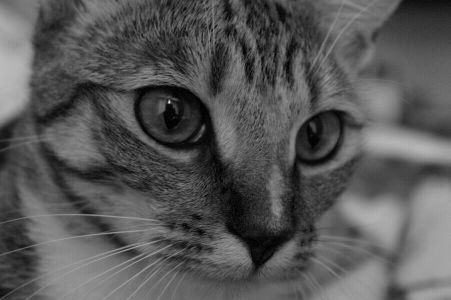
#> input picture 강의자료/[3주차]DIP04_ImageVideoIO_Processing/data/chelsea.png, 451 x 300 px, found by its file name
$ python CV_08_1_resize_flip_concat.py
#> lines starting #> are read from the running program, lines starting #| are printed output that depends on the picture
"""
1. 동작 개요
    1) resize(): 영상의 크기를 변화시킨다.
    2) flip(): 영상을 상하좌우로 뒤집는다.
    3) cv.hconcat(), cv.vconcat(): 크기가 같은 두개 영상을 좌후, 상하로 이어 붙인다.


2. 주요 함수
    1) 영상의 크기를 변경하는 함수, 조절된 영상 = resize()
        확대, 축소하는 알고리즘을 지정할 수 있다. interpolation=cv.INTER_LINEAR
        고정된 크기 지정 방식: cv.resize(영상, (가로, 세로))
        비율(fx, fy)로 지정하기: cv.resize(img, dsize=(0, 0), fx, fy)
    2) 영상 flipping: flip
        cv.flip(img2, 0)     # vertical flip
        cv.flip(img2, 1)     # horizontal flip
        cv.flip(img2, -1)    # vertical & horizontal flip
    3) 영상 이어붙이기:
        c = cv.hconcat([a, b])      # 같은 크기의 영상 어레이 a, b를 가로로 이어 붙여 반환한다.
        c = cv.vconcat([a, b])      # 같은 크기의 영상 어레이 a, b를 세로로 이어 붙여 반환한다.
        c = numpy.concatenate(...)

3. 질문

"""

# ========================================================================================================
# 섹션 0 :  영상이 존재하는 폴더와 파일 이름을 지정하기.
# ========================================================================================================
#Path = 'd:\Work\StudyImages\Images\\'       # \\ 오류 발생 방지. \만 쓰면 오류.
#Path = 'd:/StudyImages/Images/'        # 사용가능
Path = 'd:/Work/StudyImages/Images/'
Path = '../data/'

Name = 'lenna_mono.jpg'     # mono gray 영상. 1채널 영상
Name = 'RGBColors.JPG'
Name = 'lenna.tif'
Name = 'chelsea.png'
#Name = 'monarch.bmp'


FullName = Path + Name


import cv2 as cv
import numpy as np

# ========================================================================================================
# 공통 : 영상 파일을 읽어 들이기
# ========================================================================================================
img = cv.imread(FullName, -1)       # read as is
#> img is the input picture: shape (300, 451); min 0, max 231, mean 86.8
assert img is not None, 'No image file....!'  # 입력 영상을 제대로 읽어오지 못하여 NULL을 반환.
print(f"shape of original image={img.shape}")
#| shape of original image=(300, 451)
cv.imshow(f'0) original:{img.shape}', img)

#"""
# ========================================================================================================
# 실습 1: 영상의 크기를 변경하는 함수, resize()
# 예: cv.resize(영상, (가로*세로)) 영상을 (가로*세로) 크기로 조절하고 싶을 때.
# 주의 사항:
# resize()에 사용하는 사각형의 정보는 width x height이다. row x col을 사용하는 ndarray.shape와 반대이다.
# ========================================================================================================

# 1) 타깃의 크기를 지정하는 방식: 고정된 크기로 조정
width, height = 640, 280    # 크기를 지정하여 조정
resized_img = cv.resize(img, (width, height))
cv.imshow(f'1) fixed: {img.shape}->{resized_img.shape}', resized_img)

# 2) 타깃의 크기를 지정하는 방식: 자체의 속성 정보를 바탕으로 조정. 가로는 늘리고(x1.5) 세로는 줄여(//2) 본다.
width, height = int(img.shape[1]*1.5), (img.shape[0])//2    # //은 몫을 구하는 연산자. int()함수를 써도 같은 결과.
#> width = 676; height = 150
resized_img = cv.resize(img, (width, height))
#> resized_img: shape (150, 676)
cv.imshow(f'2) wxh=1.5x0.5: {img.shape}->{resized_img.shape}', resized_img)

# 3) 가로, 세로 비율로 조정하는 방식. interpolation 알고리즘도 선택해 본다.
fx_r = 2; fy_r = 2
resized_img = cv.resize(img, dsize=(0, 0), fx=fx_r, fy=fy_r, interpolation=cv.INTER_LINEAR)
#> resized_img: shape (600, 902)
cv.imshow(f'3) propotional: fx={fx_r:#.1f}, fy={fy_r:#.1f}, {img.shape}->{resized_img.shape}', resized_img)

# 4) 다른 영상(img)와 같은 크기로 조정(잘못된 방법).
# 그런데 이런 방식으로 하면 세로, 가로 정보가 뒤바뀐다. --- 주의!!! 가로 x 세로
img2 = cv.imread(Path + "colorbar_chart.jpg", -1)       # read as is
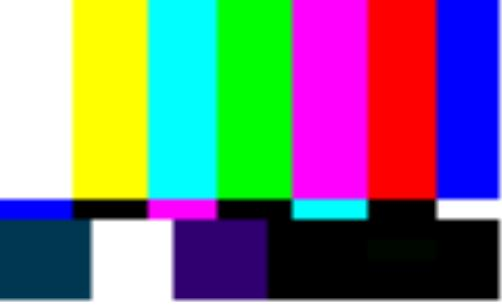
#> input picture 강의자료/[10주차]DIP08_ColorCoordinates/data/colorbar_chart.jpg, 502 x 305 px, found by its file name
#> img2 is the input picture: shape (305, 502, 3); mean B, G, R 128, 120.9, 120.1
print(f'target shape={img2.shape}')
#| target shape=(305, 502, 3)
resized_img = cv.resize(img2, img.shape[0:2])
#> resized_img: shape (451, 300, 3)
cv.imshow(f'4) Incorrect: {img2.shape}->{resized_img.shape}', resized_img)

# 5) 다른 영상(img)와 같은 크기로 조정(올바른 방법).
# ndarray.shape를 사용하려면 row x col의 순서를 바꾸어 주어야 한다.
resized_img = cv.resize(img2, img.shape[1::-1]) # shape[2], shape[1]이 순서대로 만들어진다.=> 가로x세로
#> resized_img: shape (300, 451, 3)
cv.imshow(f'5) As targeted: {img2.shape}->{resized_img.shape}', resized_img)

cv.waitKey(0)
cv.destroyAllWindows()
#exit(0)
#"""


# ========================================================================================================
# 실습 2: 영상 flipping & image stacking
# ========================================================================================================

# 1) image flipping
img_flip_along_x = cv.flip(img, flipCode=0)     # vertical flip. y(세로) 방향의 flip
img_flip_along_y = cv.flip(img, flipCode=1)     # horizontal flip. x(가로) 방향의 flip
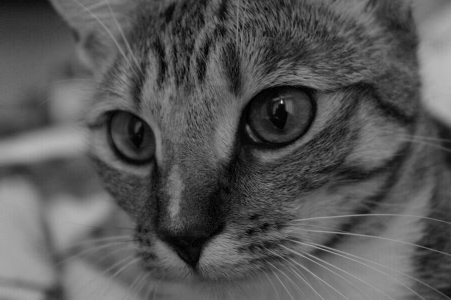
#> img_flip_along_y: shape (300, 451); min 0, max 231, mean 86.8
img_flipped_xy = cv.flip(img, flipCode=-1)      # vertical & horizontal flip
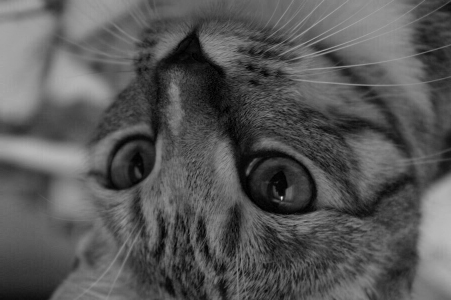
#> img_flipped_xy: shape (300, 451); min 0, max 231, mean 86.8

cv.imshow('1) original image', img)
cv.imshow('2) img_flip_along_x: vertical flip', img_flip_along_x)
cv.imshow('3) img_flip_along_y: horizontal flip', img_flip_along_y)
cv.imshow('4) img_flipped_xy', img_flipped_xy)
cv.waitKey(0)
cv.destroyAllWindows()


# 2) image stacking, 영상 이어붙이기
# To stack horizontally (img1 to the left of img):
#   vis = np.concatenate((img1, img), axis=1)  # axis=1. x축(가로 방향)상으로 이어붙이기
# To stack vertically (img1 over img):
#   vis = np.concatenate((img1, img), axis=0)  # axis=0. y축(세로 방향)상으로 이어붙이기

# 각각 2개씩 가로 방향으로 이어 붙인다.
upper = np.concatenate((img, img_flip_along_y), axis=1)        # axis=1. x축(가로 방향)상으로 이어붙이기
lower = np.concatenate((img_flip_along_x, img_flipped_xy), axis=1)
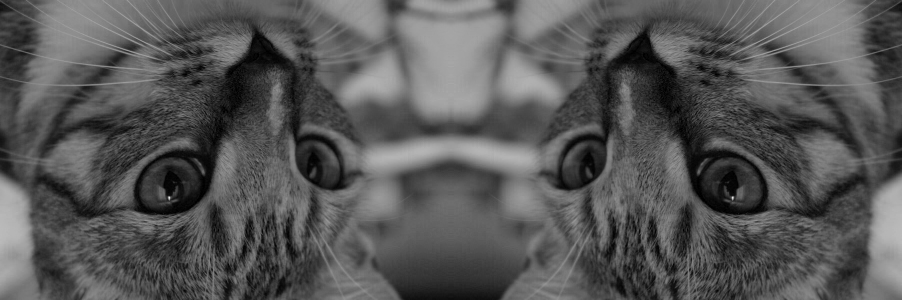
#> lower: shape (300, 902); min 0, max 231, mean 86.8

# 위 2개의 영상을 세로로 이어 붙인다.
vis = np.concatenate((upper, lower), axis=0)
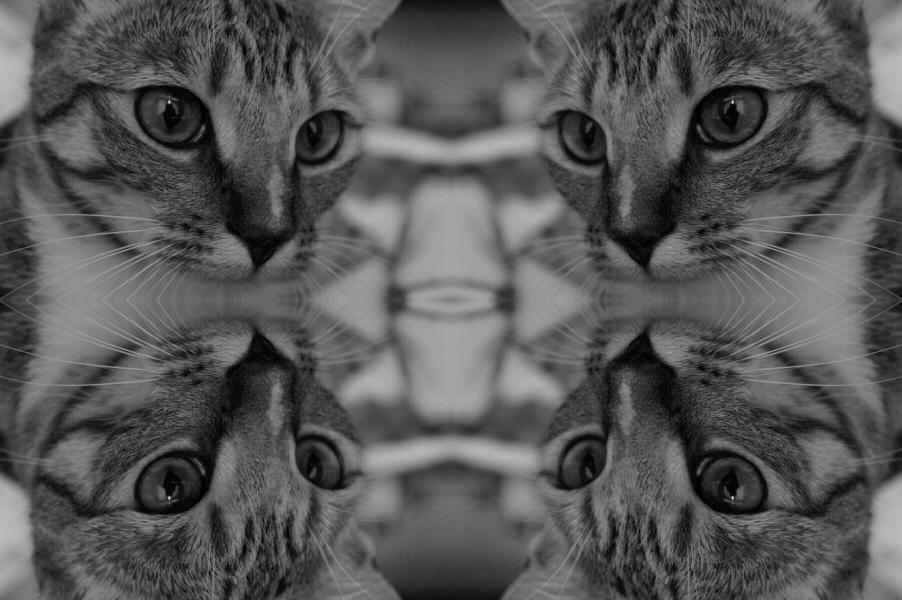
#> vis: shape (600, 902); min 0, max 231, mean 86.8

# 영상이 너무 커서 4개의 영상이 묶인 vis 영상을 가로, 세로 각각 1/2 축소하여 출력한다.
width, height = int(vis.shape[1]/2), int(vis.shape[0]/2)
#> width = 451; height = 300
vis2 = cv.resize(vis, (width, height))

cv.imshow('vis2', vis2)
cv.waitKey(0)
cv.destroyAllWindows()

two_h = cv.hconcat([img, img_flip_along_x])     # 2 어레이의 데이터 형이 같아야 한다.
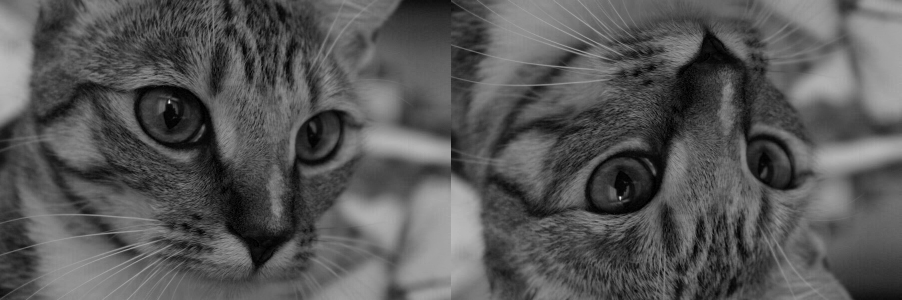
#> two_h: shape (300, 902); min 0, max 231, mean 86.8
two_v = cv.vconcat([img, img_flip_along_x])
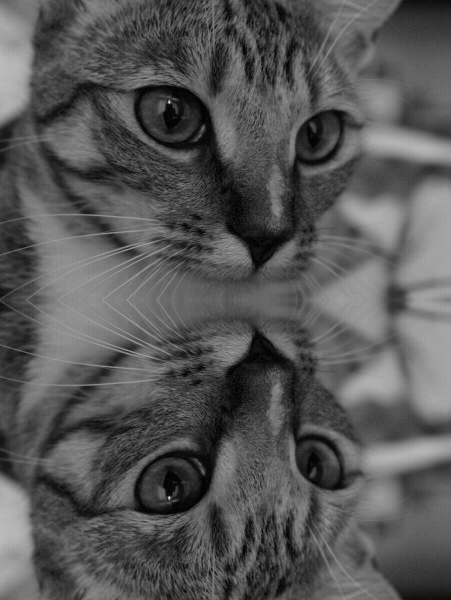
#> two_v: shape (600, 451); min 0, max 231, mean 86.8
cv.imshow('two_h', two_h)
cv.imshow('two_v', two_v)

cv.waitKey(0)
